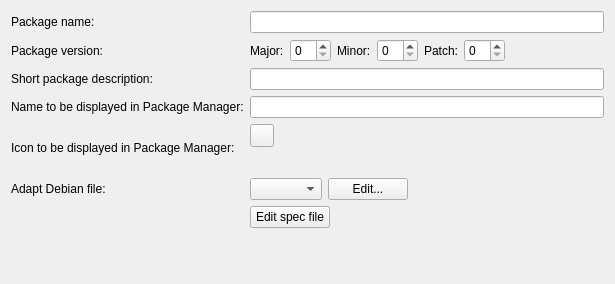
<?xml version="1.0" encoding="UTF-8"?>
<ui version="4.0">
 <class>MaemoPackageCreationWidget</class>
 <widget class="QWidget" name="MaemoPackageCreationWidget">
  <property name="geometry">
   <rect>
    <x>0</x>
    <y>0</y>
    <width>615</width>
    <height>284</height>
   </rect>
  </property>
  <property name="sizePolicy">
   <sizepolicy hsizetype="Expanding" vsizetype="Expanding">
    <horstretch>1</horstretch>
    <verstretch>1</verstretch>
   </sizepolicy>
  </property>
  <layout class="QVBoxLayout" name="verticalLayout">
   <item>
    <layout class="QFormLayout" name="formLayout">
     <property name="fieldGrowthPolicy">
      <enum>QFormLayout::ExpandingFieldsGrow</enum>
     </property>
     <item row="0" column="0">
      <widget class="QLabel" name="packageNameLabel">
       <property name="text">
        <string>Package name:</string>
       </property>
      </widget>
     </item>
     <item row="0" column="1">
      <widget class="QLineEdit" name="packageNameLineEdit"/>
     </item>
     <item row="1" column="0">
      <widget class="QLabel" name="label">
       <property name="sizePolicy">
        <sizepolicy hsizetype="Preferred" vsizetype="Preferred">
         <horstretch>0</horstretch>
         <verstretch>0</verstretch>
        </sizepolicy>
       </property>
       <property name="font">
        <font>
         <weight>50</weight>
         <bold>false</bold>
        </font>
       </property>
       <property name="text">
        <string>Package version:</string>
       </property>
      </widget>
     </item>
     <item row="1" column="1">
      <layout class="QHBoxLayout" name="horizontalLayout_2">
       <item>
        <widget class="QLabel" name="label_2">
         <property name="sizePolicy">
          <sizepolicy hsizetype="Maximum" vsizetype="Preferred">
           <horstretch>0</horstretch>
           <verstretch>0</verstretch>
          </sizepolicy>
         </property>
         <property name="text">
          <string>Major:</string>
         </property>
        </widget>
       </item>
       <item>
        <widget class="QSpinBox" name="major">
         <property name="sizePolicy">
          <sizepolicy hsizetype="Maximum" vsizetype="Fixed">
           <horstretch>0</horstretch>
           <verstretch>0</verstretch>
          </sizepolicy>
         </property>
         <property name="maximum">
          <number>99</number>
         </property>
        </widget>
       </item>
       <item>
        <widget class="QLabel" name="label_3">
         <property name="sizePolicy">
          <sizepolicy hsizetype="Maximum" vsizetype="Preferred">
           <horstretch>0</horstretch>
           <verstretch>0</verstretch>
          </sizepolicy>
         </property>
         <property name="text">
          <string>Minor:</string>
         </property>
        </widget>
       </item>
       <item>
        <widget class="QSpinBox" name="minor">
         <property name="sizePolicy">
          <sizepolicy hsizetype="Maximum" vsizetype="Fixed">
           <horstretch>0</horstretch>
           <verstretch>0</verstretch>
          </sizepolicy>
         </property>
         <property name="maximum">
          <number>99</number>
         </property>
        </widget>
       </item>
       <item>
        <widget class="QLabel" name="label_4">
         <property name="sizePolicy">
          <sizepolicy hsizetype="Maximum" vsizetype="Preferred">
           <horstretch>0</horstretch>
           <verstretch>0</verstretch>
          </sizepolicy>
         </property>
         <property name="text">
          <string>Patch:</string>
         </property>
        </widget>
       </item>
       <item>
        <widget class="QSpinBox" name="patch">
         <property name="sizePolicy">
          <sizepolicy hsizetype="Maximum" vsizetype="Fixed">
           <horstretch>0</horstretch>
           <verstretch>0</verstretch>
          </sizepolicy>
         </property>
         <property name="maximum">
          <number>99</number>
         </property>
        </widget>
       </item>
       <item>
        <spacer name="horizontalSpacer_2">
         <property name="orientation">
          <enum>Qt::Horizontal</enum>
         </property>
         <property name="sizeHint" stdset="0">
          <size>
           <width>40</width>
           <height>20</height>
          </size>
         </property>
        </spacer>
       </item>
      </layout>
     </item>
     <item row="3" column="0">
      <widget class="QLabel" name="shortDescriptionLabel">
       <property name="text">
        <string>Short package description:</string>
       </property>
      </widget>
     </item>
     <item row="3" column="1">
      <layout class="QHBoxLayout" name="horizontalLayout_5">
       <item>
        <widget class="QLineEdit" name="shortDescriptionLineEdit"/>
       </item>
      </layout>
     </item>
     <item row="4" column="0">
      <widget class="QLabel" name="packageManagerNameLabel">
       <property name="text">
        <string>Name to be displayed in Package Manager:</string>
       </property>
      </widget>
     </item>
     <item row="4" column="1">
      <layout class="QHBoxLayout" name="horizontalLayout_4">
       <item>
        <widget class="QLineEdit" name="packageManagerNameLineEdit"/>
       </item>
      </layout>
     </item>
     <item row="5" column="0">
      <widget class="QLabel" name="packageManagerIconLabel">
       <property name="minimumSize">
        <size>
         <width>0</width>
         <height>48</height>
        </size>
       </property>
       <property name="text">
        <string>Icon to be displayed in Package Manager:</string>
       </property>
      </widget>
     </item>
     <item row="5" column="1">
      <layout class="QHBoxLayout" name="horizontalLayout_3">
       <item>
        <widget class="QToolButton" name="packageManagerIconButton">
         <property name="toolTip">
          <string/>
         </property>
         <property name="text">
          <string/>
         </property>
        </widget>
       </item>
       <item>
        <spacer name="packageManagerIconSpacer">
         <property name="orientation">
          <enum>Qt::Horizontal</enum>
         </property>
         <property name="sizeHint" stdset="0">
          <size>
           <width>40</width>
           <height>20</height>
          </size>
         </property>
        </spacer>
       </item>
      </layout>
     </item>
     <item row="6" column="0">
      <widget class="QLabel" name="editDebianFileLabel">
       <property name="text">
        <string>Adapt Debian file:</string>
       </property>
      </widget>
     </item>
     <item row="6" column="1">
      <layout class="QHBoxLayout" name="horizontalLayout">
       <item>
        <widget class="QComboBox" name="debianFilesComboBox"/>
       </item>
       <item>
        <widget class="QPushButton" name="editDebianFileButton">
         <property name="text">
          <string>Edit...</string>
         </property>
        </widget>
       </item>
       <item>
        <spacer name="horizontalSpacer">
         <property name="orientation">
          <enum>Qt::Horizontal</enum>
         </property>
         <property name="sizeHint" stdset="0">
          <size>
           <width>40</width>
           <height>20</height>
          </size>
         </property>
        </spacer>
       </item>
      </layout>
     </item>
     <item row="7" column="1">
      <widget class="QPushButton" name="editSpecFileButton">
       <property name="text">
        <string>Edit spec file</string>
       </property>
      </widget>
     </item>
    </layout>
   </item>
  </layout>
 </widget>
 <resources/>
 <connections>
  <connection>
   <sender>major</sender>
   <signal>valueChanged(int)</signal>
   <receiver>MaemoPackageCreationWidget</receiver>
   <slot>versionInfoChanged()</slot>
   <hints>
    <hint type="sourcelabel">
     <x>352</x>
     <y>88</y>
    </hint>
    <hint type="destinationlabel">
     <x>461</x>
     <y>32</y>
    </hint>
   </hints>
  </connection>
  <connection>
   <sender>minor</sender>
   <signal>valueChanged(int)</signal>
   <receiver>MaemoPackageCreationWidget</receiver>
   <slot>versionInfoChanged()</slot>
   <hints>
    <hint type="sourcelabel">
     <x>449</x>
     <y>88</y>
    </hint>
    <hint type="destinationlabel">
     <x>5</x>
     <y>15</y>
    </hint>
   </hints>
  </connection>
  <connection>
   <sender>patch</sender>
   <signal>valueChanged(int)</signal>
   <receiver>MaemoPackageCreationWidget</receiver>
   <slot>versionInfoChanged()</slot>
   <hints>
    <hint type="sourcelabel">
     <x>546</x>
     <y>88</y>
    </hint>
    <hint type="destinationlabel">
     <x>466</x>
     <y>0</y>
    </hint>
   </hints>
  </connection>
  <connection>
   <sender>editDebianFileButton</sender>
   <signal>clicked()</signal>
   <receiver>MaemoPackageCreationWidget</receiver>
   <slot>editDebianFile()</slot>
   <hints>
    <hint type="sourcelabel">
     <x>398</x>
     <y>218</y>
    </hint>
    <hint type="destinationlabel">
     <x>8</x>
     <y>86</y>
    </hint>
   </hints>
  </connection>
  <connection>
   <sender>packageManagerIconButton</sender>
   <signal>clicked()</signal>
   <receiver>MaemoPackageCreationWidget</receiver>
   <slot>setPackageManagerIcon()</slot>
   <hints>
    <hint type="sourcelabel">
     <x>289</x>
     <y>186</y>
    </hint>
    <hint type="destinationlabel">
     <x>2</x>
     <y>143</y>
    </hint>
   </hints>
  </connection>
 </connections>
 <slots>
  <slot>addFile()</slot>
  <slot>removeFile()</slot>
  <slot>handleSkipButtonToggled(bool)</slot>
  <slot>versionInfoChanged()</slot>
  <slot>editDebianFile()</slot>
  <slot>setPackageManagerIcon()</slot>
 </slots>
</ui>
